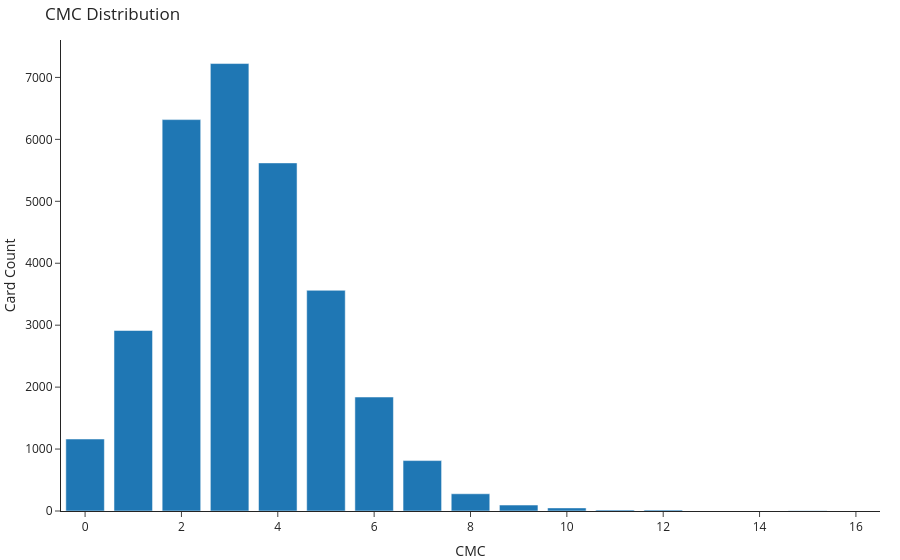

Write notebook code for a chart like this one.
### Code cell
plot_cmc_distribution(cards_df)

### Figure 1 — Plotly figure (JSON) as saved in the notebook; plotly's stock layout.template omitted (floating-point values rounded to 4 significant figures)
{"data": [{"hovertemplate": "CMC=%{x}<br>Card Count=%{y}<extra></extra>", "legendgroup": "", "marker": {"color": "#1F77B4", "pattern": {"shape": ""}}, "name": "", "orientation": "v", "showlegend": false, "textposition": "auto", "type": "bar", "x": [0.0, 1.0, 2.0, 3.0, 4.0, 5.0, 6.0, 7.0, 8.0, 9.0, 10.0, 11.0, 12.0, 13.0, 14.0, 15.0, 16.0], "xaxis": "x", "y": [1162, 2914, 6319, 7224, 5620, 3563, 1840, 814, 278, 96, 50, 17, 16, 1, 1, 3, 1], "yaxis": "y"}], "layout": {"barmode": "relative", "legend": {"tracegroupgap": 0}, "title": {"text": "CMC Distribution"}, "xaxis": {"anchor": "y", "domain": [0, 1], "title": {"text": "CMC"}}, "yaxis": {"anchor": "x", "domain": [0, 1], "title": {"text": "Card Count"}}}}
